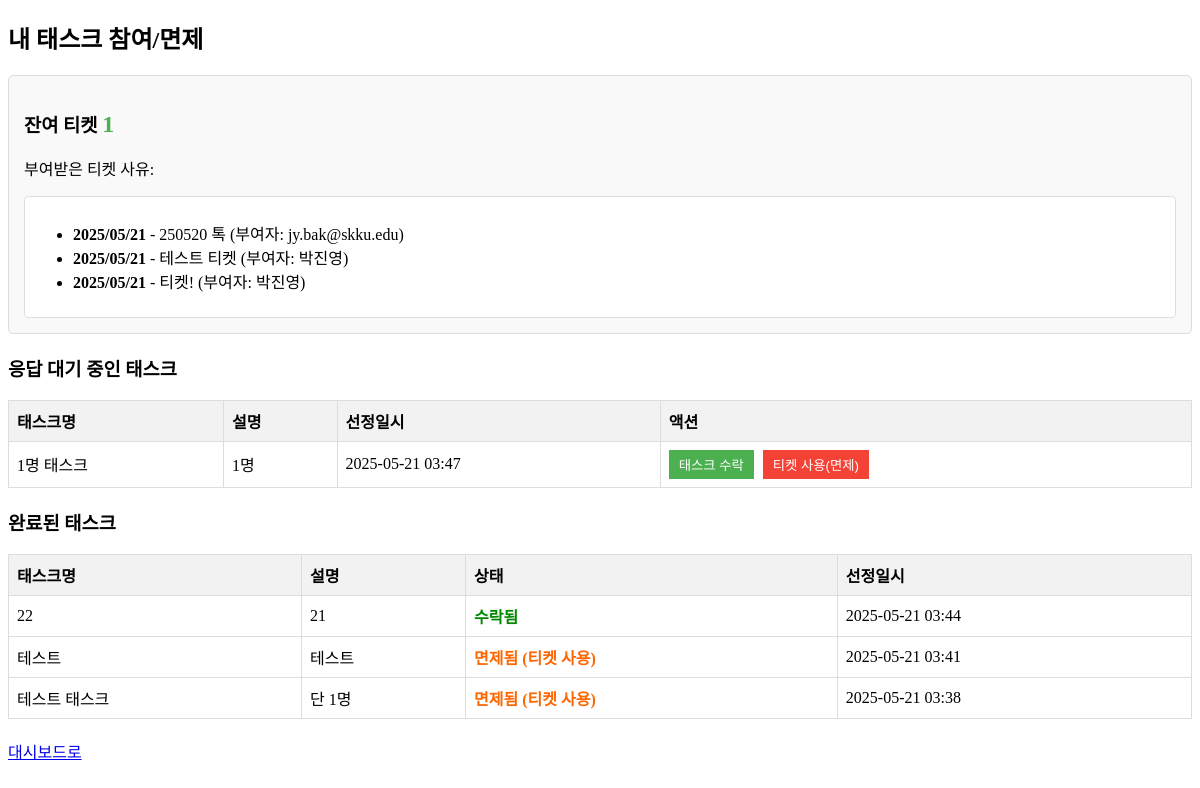
The page /task/my (signed in) on the database as committed earlier.
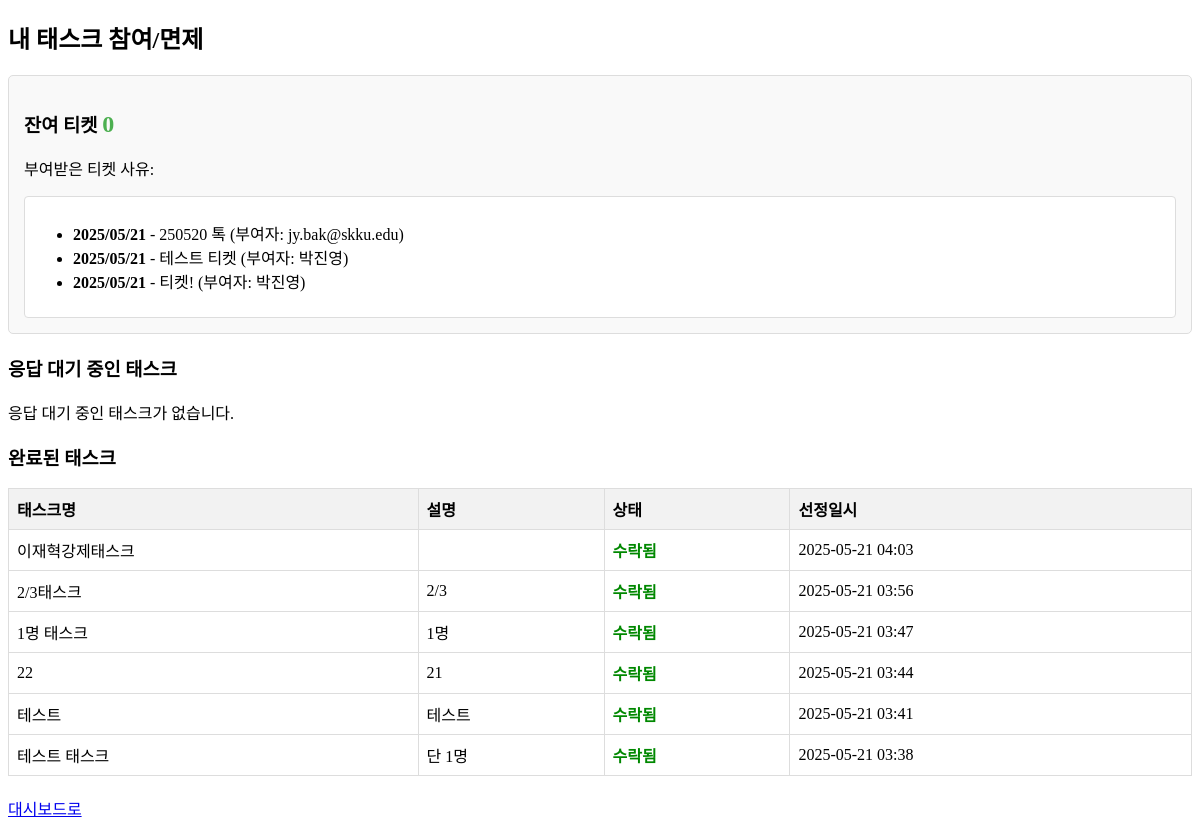
The same page on the database as committed later.
### models.py (models this page shows)
class Ticket(db.Model):
    id = db.Column(db.Integer, primary_key=True)
    user_id = db.Column(db.Integer, db.ForeignKey('user.id'), nullable=False)
    type = db.Column(db.String(20), nullable=False)  # 'grant', 'revoke', 'use'
    reason = db.Column(db.String(200), nullable=False)
    created_by = db.Column(db.String(120), nullable=False)  # 이메일 또는 이름
    created_at = db.Column(db.DateTime, server_default=db.func.now())
    user = db.relationship('User', backref=db.backref('tickets', lazy=True))

class TaskAssignment(db.Model):
    id = db.Column(db.Integer, primary_key=True)
    task_id = db.Column(db.Integer, db.ForeignKey('task.id'), nullable=False)
    user_id = db.Column(db.Integer, db.ForeignKey('user.id'), nullable=False)
    status = db.Column(db.String(20), nullable=False)  # selected, exempted
    ticket_used = db.Column(db.Boolean, default=False)
    reason = db.Column(db.String(200))
    assigned_at = db.Column(db.DateTime, server_default=db.func.now())
    task = db.relationship('Task', backref=db.backref('assignments', lazy=True))
    user = db.relationship('User', backref=db.backref('task_assignments', lazy=True))

class Task(db.Model):
    id = db.Column(db.Integer, primary_key=True)
    title = db.Column(db.String(100), nullable=False)
    description = db.Column(db.String(200))
    created_by = db.Column(db.String(120), nullable=False)  # 이메일 또는 이름
    required_count = db.Column(db.Integer, nullable=False)
    created_at = db.Column(db.DateTime, server_default=db.func.now())
    status = db.Column(db.String(20), default='pending')  # pending, completed

### app.py (the view, shortened to what this page needs)
@app.route('/task/my', methods=['GET', 'POST'])
@login_required
def my_tasks():
    assignments = TaskAssignment.query.filter_by(
        user_id=current_user.id,
        status='selected'
    ).order_by(TaskAssignment.assigned_at.desc()).all()
    completed_assignments = TaskAssignment.query.filter(
        TaskAssignment.user_id == current_user.id,
        TaskAssignment.status.in_(['accepted', 'exempted'])
    ).order_by(TaskAssignment.assigned_at.desc()).all()
    tickets = Ticket.query.filter_by(user_id=current_user.id).all()
    grant = sum(1 for t in tickets if t.type == 'grant')
    revoke = sum(1 for t in tickets if t.type == 'revoke')
    use = sum(1 for t in tickets if t.type == 'use')
    remain = grant - revoke - use
    grant_tickets = [t for t in tickets if t.type == 'grant']
    return render_template('task_my.html',
                           assignments=assignments,
                           completed_assignments=completed_assignments,
                           remain=remain,
                           grant_tickets=grant_tickets)

### app.py (called while the page is built)
@login_manager.user_loader
def load_user(user_id):
    return User.query.get(int(user_id))

### templates/task_my.html (shortened to what this page needs)
<!DOCTYPE html>
<html lang="ko">
<head>
</head>
<body>
    <h2>내 태스크 참여/면제</h2>
    <div class="ticket-box">
        <h3>잔여 티켓 <span class="ticket-count">{{ remain }}</span></h3>
        {% if grant_tickets %}
        <p>부여받은 티켓 사유:</p>
        <div class="ticket-detail">
            <ul>
                {% for ticket in grant_tickets %}
                <li>
                    <strong>{{ ticket.created_at.strftime('%Y/%m/%d') }}</strong> -
                    {{ ticket.reason }} (부여자: {{ ticket.created_by }})
                </li>
                {% endfor %}
            </ul>
        </div>
        {% endif %}
    </div>
    <h3>응답 대기 중인 태스크</h3>
    {% if assignments %}
    <table>
        <tr>
            <th>태스크명</th><th>설명</th><th>선정일시</th><th>액션</th>
        </tr>
        {% for a in assignments %}
        <tr>
            <td>{{ a.task.title }}</td>
            <td>{{ a.task.description }}</td>
            <td>{{ a.assigned_at.strftime('%Y-%m-%d %H:%M') }}</td>
            <td>
                <form method="POST" style="display:inline;">
                    <button type="submit" class="btn-accept">태스크 수락</button>
                </form>
                {% if remain > 0 %}
                <form method="POST" style="display:inline;">
                    <button type="submit" class="btn-exempt">티켓 사용(면제)</button>
                </form>
                {% else %}
                <span>(잔여 티켓 없음 - 자동으로 태스크가 수락됩니다)</span>
                {% endif %}
            </td>
        </tr>
        {% endfor %}
    </table>
    {% else %}
    <p>응답 대기 중인 태스크가 없습니다.</p>
    {% endif %}
    <h3>완료된 태스크</h3>
    {% if completed_assignments %}
    <table>
        <tr>
            <th>태스크명</th><th>설명</th><th>상태</th><th>선정일시</th>
        </tr>
        {% for a in completed_assignments %}
        <tr>
            <td>{{ a.task.title }}</td>
            <td>{{ a.task.description }}</td>
            <td class="{% if a.status == 'accepted' %}accepted{% else %}exempted{% endif %}">
                {% if a.status == 'accepted' %}
                    수락됨
                {% else %}
                    면제됨 (티켓 사용)
                {% endif %}
            </td>
            <td>{{ a.assigned_at.strftime('%Y-%m-%d %H:%M') }}</td>
        </tr>
        {% endfor %}
    </table>
    {% else %}
    <p>완료된 태스크가 없습니다.</p>
    {% endif %}
    <p><a href="/dashboard">대시보드로</a></p>
</body>
</html>

### templates/task_my.html (style rules this page uses)
table { width: 100%; border-collapse: collapse; margin-bottom: 20px; }
th, td { padding: 8px; text-align: left; border: 1px solid #ddd; }
th { background-color: #f2f2f2; }
.accepted { color: #008800; font-weight: bold; }
.ticket-box { background-color: #f9f9f9; border: 1px solid #ddd; padding: 15px; margin-bottom: 20px; border-radius: 5px; }
.ticket-count { font-size: 24px; font-weight: bold; color: #4CAF50; margin-right: 10px; }
.ticket-detail { margin-top: 10px; padding: 8px; background-color: #fff; border: 1px solid #ddd; border-radius: 4px; }

Rows that differ between the two databases and show on the page:
added TaskAssignment: task "이재혁강제태스크", status "수락됨", assigned_at "2025-05-21 04:03", shown under "완료된 태스크"
added TaskAssignment: task "2/3태스크", task.description "2/3", status "수락됨", assigned_at "2025-05-21 03:56", shown under "완료된 태스크"
changed TaskAssignment "1명 태스크": moves from the list under "응답 대기 중인 태스크" to the list under "완료된 태스크"
changed TaskAssignment "테스트": status "면제됨 (티켓 사용)" → "수락됨"
changed TaskAssignment "테스트 태스크": status "면제됨 (티켓 사용)" → "수락됨"
Other text that changed with them:
{{ remain }}: "1" → "0"
text no longer shown: "태스크명 설명 선정일시 액션"
text now shown: "응답 대기 중인 태스크가 없습니다."
